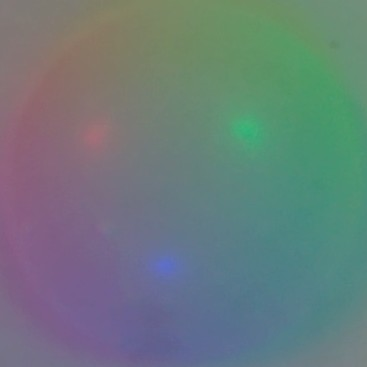
#> input picture img/set1/1.jpg, 367 x 367 px, found by its file name
$ python v2.py
#> lines starting #> are read from the running program, lines starting #| are printed output that depends on the picture; long printed decimals are rounded
from mpl_toolkits.mplot3d import Axes3D
from matplotlib import style
import cv2
import numpy as np
import matplotlib.pyplot as plt
from math import sqrt

# import training/calibration image
img = cv2.imread("./img/1.jpg")
#> img is the input picture: shape (367, 367, 3); mean B, G, R 123.9, 123.5, 106.2
height, width = img.shape[0:2]
#> height = 367; width = 367
center_h = height / 2
#> center_h = 183.5
center_w = height / 2
#> center_w = 183.5
radius = width / 2
#> radius = 183.5
count = 0

print(1)
# initialization gradient map and polulate
gradmap = np.zeros([width, height, 2], dtype = float) # 0:dz/dx; 1:dz/dy
hmap = np.zeros([width + 1, height + 1], dtype = float)
for x in range(0, width):
    for y in range(0, height):
        if (pow(x - center_w, 2) + pow(y - center_h, 2) < pow(radius, 2)):
            gradmap[x][y][0] = - (x - center_w) * pow((pow(radius, 2) - pow((x - center_w), 2) - pow((y - center_h), 2)), -0.5)
            gradmap[x][y][1] = - (y - center_h) * pow((pow(radius, 2) - pow((x - center_w), 2) - pow((y - center_h), 2)), -0.5)
            hmap[x][y] = sqrt(pow(radius, 2) - pow((x - center_w), 2) - pow((y - center_h), 2))
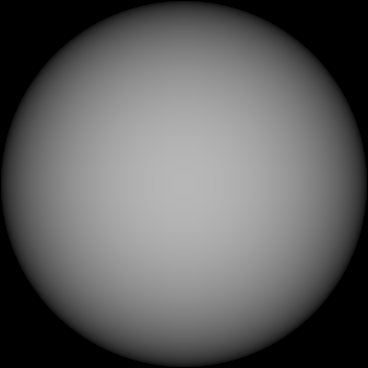
#> hmap: shape (368, 368) float64; min 0, max 183.5, mean 95.6

print(2)

'''
# initialize reflectance function map in RGB seperately (inspired by MIT's paper) # only for universality, not accuracy
rmap = np.zeros([404,404], dtype = int)
gmap = np.zeros([404,404], dtype = int)
bmap = np.zeros([404,404], dtype = int)
for x in range(0, width):
    for y in range(0, height):
        rmap[x][y] = img[y][x][2]
        gmap[x][y] = img[y][x][1]
        bmap[x][y] = img[y][x][0]
'''

# initialize RGB map and polulate
countmap = np.zeros([255,255,255], dtype = int)
rgbmap = np.zeros([255, 255, 255, 2], dtype = float)
count = 0
for x in range(0, width):
    for y in range(0, height):
        R = img[y][x][2]
        G = img[y][x][1]
        B = img[y][x][0]
        # dz/dx
        rgbmap[R][G][B][0] = (rgbmap[R][G][B][0] * countmap[R][G][B] + gradmap[x][y][0]) / (countmap[R][G][B] + 1)
        # dz/dy
        rgbmap[R][G][B][1] = (rgbmap[R][G][B][1] * countmap[R][G][B] + gradmap[x][y][1]) / (countmap[R][G][B] + 1)
        # countmap
        countmap[R][G][B] += 1
R = img[0][0][2]
#> R = 127
G = img[0][0][1]
#> G = 122
B = img[0][0][0]
#> B = 119
#print(rgbmap[R][G][B][0])
#print(countmap[R][G][B])

# check error of gradient
error_sum = 0
error_map = np.zeros([width, height], dtype = float)
for x in range(0, width):
    for y in range(0, height):
        R = img[y][x][2]
        G = img[y][x][1]
        B = img[y][x][0]
        error_map[x][y] = pow(rgbmap[R][G][B][0] - gradmap[x][y][0], 2) + pow(rgbmap[R][G][B][1] - gradmap[x][y][1], 2)
        if (error_map[x][y] > 1):
            if (count == 2000):
                print(x, y)
                print("test dx: " + str(rgbmap[R][G][B][0]))
                print("theory dx: " + str(gradmap[x][y][0]))
                print("test dy: " + str(rgbmap[R][G][B][1]))
                print("theory dy: " + str(gradmap[x][y][1]))
            count += 1
        error_sum += error_map[x][y]
#> this loop made 367 passes
#| test dx: 1.253
#| test dy: 1.273
#> after the loop, count = 14588; error_sum = 537411.4
print("error count: " + str(count))
#| error count: 14588
print("error sum: " + str(round(error_sum, 2)))
#| error sum: 537411.39
print(3)

# reconstruct heightmap from gradmap from different directions
zmap_l = np.zeros([width + 1, height + 1], dtype = float) # left
zmap_r = np.zeros([width + 1, height + 1], dtype = float) # right
zmap_u = np.zeros([width + 1, height + 1], dtype = float) # up
zmap_d = np.zeros([width + 1, height + 1], dtype = float) # down
zmap = np.zeros([width + 1, height + 1], dtype = float) # final heightmap
for x in range(0, width):
    for y in range(0, height):
        R = img[y][x][2]
        G = img[y][x][1]
        B = img[y][x][0]
        zmap_l[x + 1][y] = zmap_l[x][y] + rgbmap[R][G][B][0]
        zmap_r[width - 1 - x][y] = zmap_r[width - x][y] + rgbmap[R][G][B][0]
        zmap_u[x][y + 1] = zmap_u[x][y] + rgbmap[R][G][B][1]
        zmap_d[x][height - 1 - y] = zmap_d[x][height - y] + rgbmap[R][G][B][1]
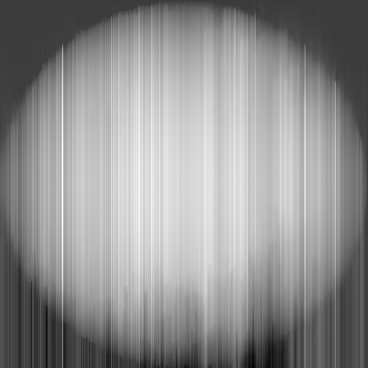
#> zmap_l: shape (368, 368) float64; min -65.24, max 214.6, mean 93.1; drawn with min black and max white
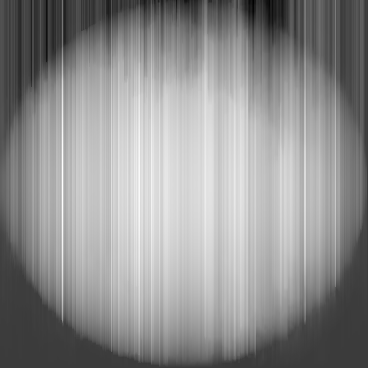
#> zmap_r: shape (368, 368) float64; min -65.24, max 214.6, mean 93.1; drawn with min black and max white
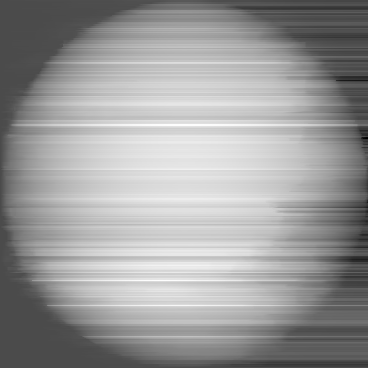
#> zmap_u: shape (368, 368) float64; min -87.17, max 209, mean 93.1; drawn with min black and max white

print(4)

# summing by weight
for y in range(0, height):
    for x in range(0, width):
        zmap[x][y] = (zmap_l[x][y] * (width - x) + zmap_r[x][y] * x + zmap_u[x][y] * (height - y) + zmap_d[x][y] * y) / (width + height) # in 4 directions
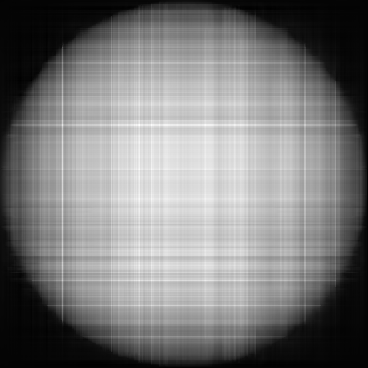
#> zmap: shape (368, 368) float64; min -3.12, max 200.3, mean 94.3; drawn with min black and max white
        # zmap[x][y] = (zmap_l[x][y] * (404 - x) + zmap_r[x][y] * x) / 404 # in 2 directions
print(5)

# visualize heightmap 3D
'''
red = np.zeros([405,405], dtype = float)
for x in range(0, width):
    for y in range(0, height):
        red[x][y] = img[y][x][0]
'''

fig = plt.figure(figsize = (8,8), dpi = 80)
ax = Axes3D(fig, auto_add_to_figure = False)
ax = fig.add_subplot(1, 2, 1, projection='3d') # first plot
fig.add_axes(ax)
x = np.arange(0, width + 1, 1)
#> x = 368 values from 0 to 367
y = np.arange(0, height + 1, 1)
#> y = 368 values from 0 to 367
x, y = np.meshgrid(x, y)
ax.plot_surface(x, y, zmap, rstride = 5, cstride = 5, cmap = plt.get_cmap('rainbow'))
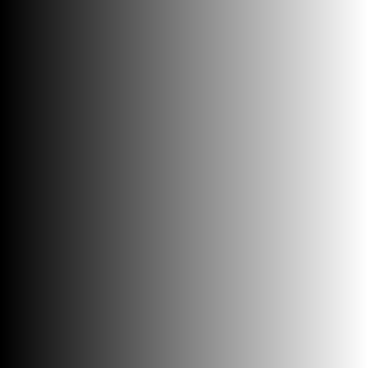
#> x: shape (368, 368) int64; min 0, max 367, mean 183.5; drawn with min black and max white
# ax.contourf(x, y, zmap, zdir = 'z', offset = -1, cmap = 'rainbow') # draw isoheight
ax.set_xlabel('x')
ax.set_ylabel('y')
ax.set_zlabel('z')
ax.set_xlim3d(0, width + 1)
ax.set_ylim3d(0, height + 1)
ax.set_zlim3d(0, height + 1)
ax.set_title('reconstructed surface')

ax = fig.add_subplot(1, 2, 2, projection='3d') # second plot
ax.plot_surface(x, y, hmap, rstride = 5, cstride = 5, cmap = plt.get_cmap('rainbow'))
ax.set_xlabel('x')
ax.set_ylabel('y')
ax.set_zlabel('z')
ax.set_xlim3d(0, width + 1)
ax.set_ylim3d(0, height + 1)
ax.set_zlim3d(0, height + 1)
ax.set_title('testing surface')
print(6)
plt.show()
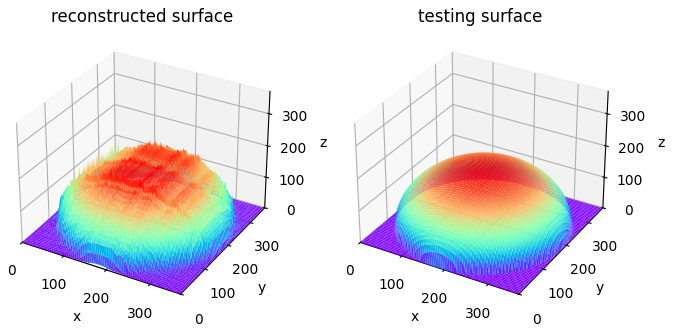
#> figure drawn by matplotlib, 2 panels

'''
# visualize heightmap 2D
x = np.arange(1,width + 1)
y = zmap[202]
plt.title("Matplotlib demo")
plt.xlabel("x axis caption")
plt.ylabel("y axis caption")
plt.plot(x,y)
plt.show()
'''

$ run again, with img/set1/2.jpg copied over img/set1/1.jpg
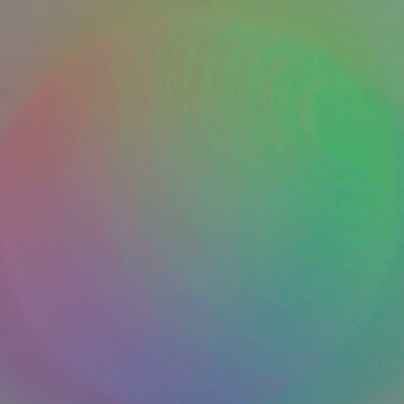
#> input picture img/set1/2.jpg, 404 x 404 px, found by its file name
#> img is the input picture: shape (404, 404, 3); mean B, G, R 123.8, 135.7, 114
#> R = 137
#> G = 127
#> B = 118
#> the loop `for x in range(0, width):` made 404 passes
#| test dx: 2.828
#| test dy: 1.533
#> after the loop `for x in range(0, width):`: count = 21122; error_sum = 512786.6
#| error count: 21122
#| error sum: 512786.58
#> after the loop `for y in range(0, height):`:
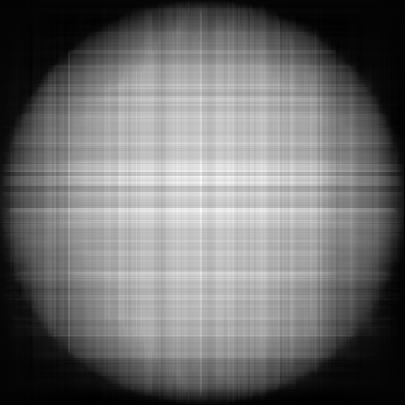
#> zmap: shape (405, 405) float64; min -3.6, max 239.9, mean 100.8; drawn with min black and max white
#> `plt.show()`:
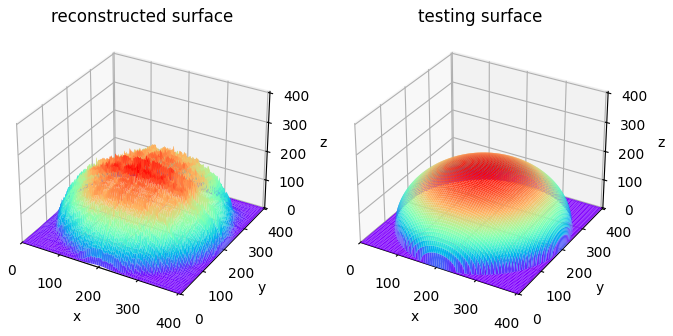
#> figure drawn by matplotlib, 2 panels

$ run again, with img/set1/3.jpg copied over img/set1/1.jpg
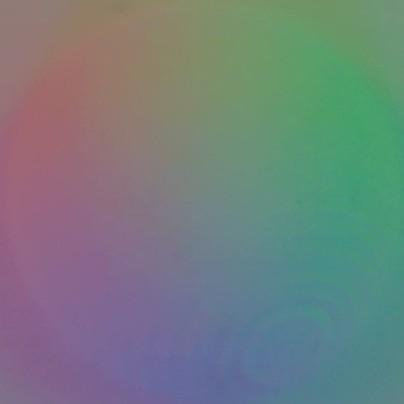
#> input picture img/set1/3.jpg, 404 x 404 px, found by its file name
#> img is the input picture: shape (404, 404, 3); mean B, G, R 126.2, 127.1, 114.1
#> R = 144
#> G = 123
#> B = 118
#> the loop `for x in range(0, width):` made 404 passes
#| test dx: 0.5407
#| test dy: -0.3288
#> after the loop `for x in range(0, width):`: count = 18606; error_sum = 490883.8
#| error count: 18606
#| error sum: 490883.78
#> after the loop `for y in range(0, height):`:
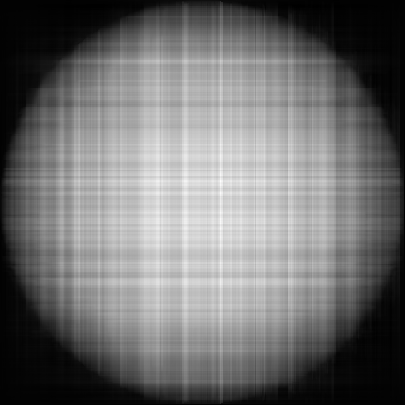
#> zmap: shape (405, 405) float64; min -2.45, max 235.4, mean 101.4; drawn with min black and max white
#> `plt.show()`:
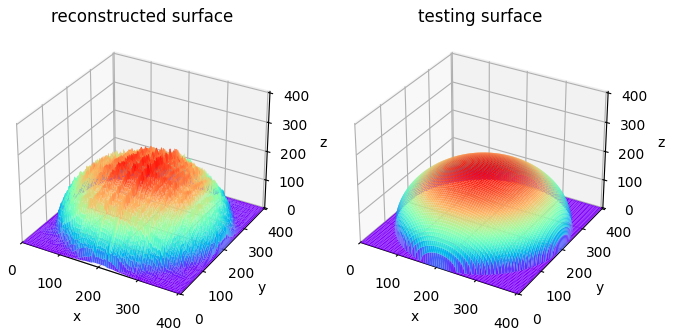
#> figure drawn by matplotlib, 2 panels
